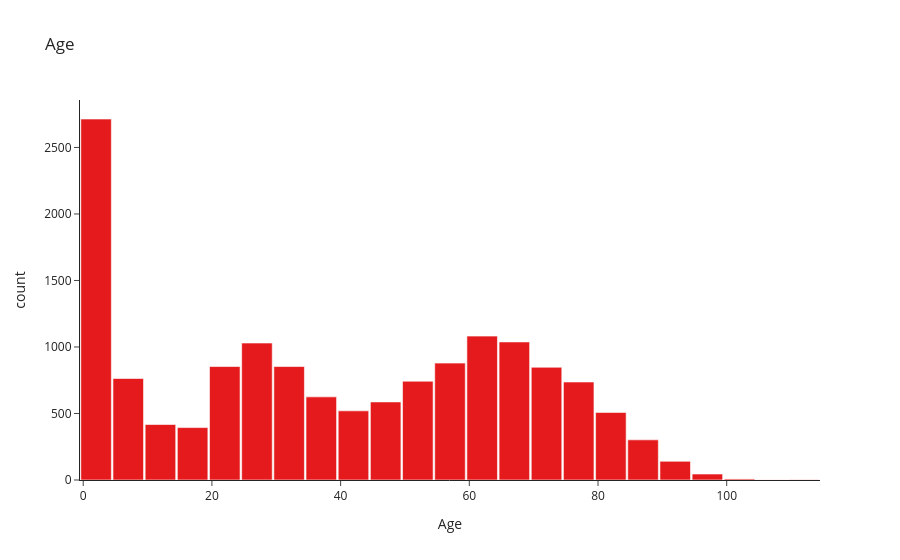

Notebook cell for this chart:
### Markdown cell above
## Age

### Code cell
df2 = df.drop_duplicates(subset=['Patient ID'])

fig = px.histogram(
    df2,
    x="Age",
    nbins=30,
    title="Age",
    color_discrete_sequence=px.colors.qualitative.Set1
)

fig.update_layout(
    template="simple_white",
    bargap=0.05,  # optional: small gap between bars
    height=300
)

fig.show()

### Figure 1 — Plotly figure (JSON) as saved in the notebook; plotly's stock layout.template omitted (floating-point values rounded to 4 significant figures; data arrays with more than 128 entries replaced by an {"elided": "..."} marker saying what was removed)
{"data": [{"alignmentgroup": "True", "bingroup": "x", "hovertemplate": "Age=%{x}<br>count=%{y}<extra></extra>", "legendgroup": "", "marker": {"color": "rgb(228,26,28)", "pattern": {"shape": ""}}, "name": "", "nbinsx": 30, "offsetgroup": "", "orientation": "v", "showlegend": false, "type": "histogram", "x": {"elided": "15090 int values"}, "xaxis": "x", "yaxis": "y"}], "layout": {"autosize": true, "bargap": 0.05, "barmode": "relative", "legend": {"tracegroupgap": 0}, "title": {"text": "Age"}, "xaxis": {"anchor": "y", "autorange": true, "domain": [0, 1], "range": [-0.5, 114.5], "title": {"text": "Age"}, "type": "linear"}, "yaxis": {"anchor": "x", "autorange": true, "domain": [0, 1], "range": [0, 2857.0], "title": {"text": "count"}}}}
